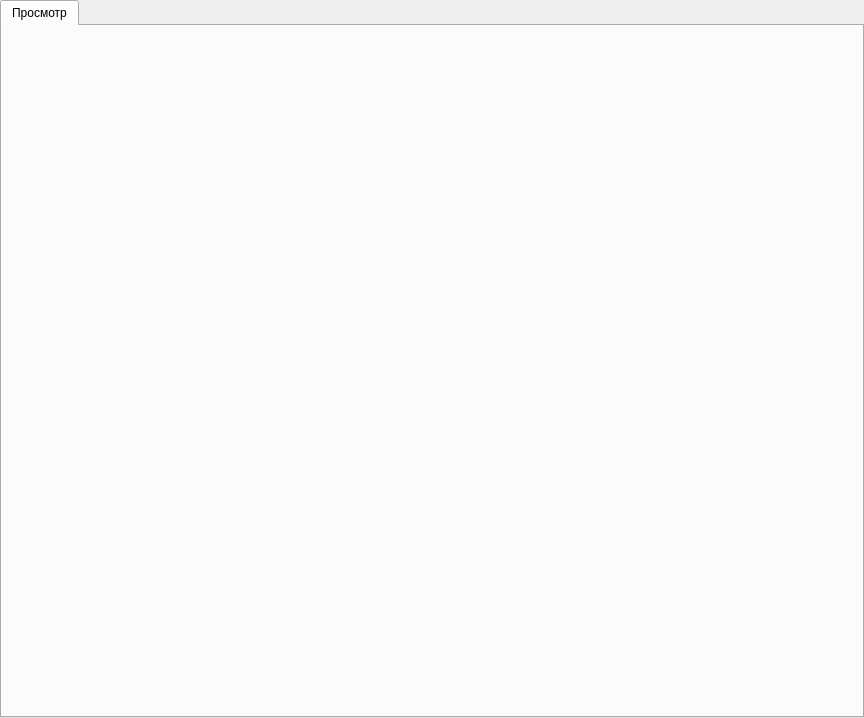
<?xml version="1.0" encoding="UTF-8"?>
<ui version="4.0">
 <class>GView</class>
 <widget class="QMainWindow" name="GView">
  <property name="geometry">
   <rect>
    <x>0</x>
    <y>0</y>
    <width>864</width>
    <height>718</height>
   </rect>
  </property>
  <property name="windowTitle">
   <string>GGraph (редактирование графа)</string>
  </property>
  <widget class="QWidget" name="centralwidget">
   <layout class="QVBoxLayout" name="verticalLayout_2">
    <property name="spacing">
     <number>0</number>
    </property>
    <property name="leftMargin">
     <number>0</number>
    </property>
    <property name="topMargin">
     <number>0</number>
    </property>
    <property name="rightMargin">
     <number>0</number>
    </property>
    <property name="bottomMargin">
     <number>0</number>
    </property>
    <item>
     <widget class="QTabWidget" name="tabWidget">
      <property name="currentIndex">
       <number>0</number>
      </property>
      <widget class="QWidget" name="tab">
       <attribute name="title">
        <string>Просмотр</string>
       </attribute>
       <layout class="QVBoxLayout" name="verticalLayout_3">
        <property name="spacing">
         <number>0</number>
        </property>
        <property name="leftMargin">
         <number>0</number>
        </property>
        <property name="topMargin">
         <number>0</number>
        </property>
        <property name="rightMargin">
         <number>0</number>
        </property>
        <property name="bottomMargin">
         <number>0</number>
        </property>
        <item>
         <layout class="QVBoxLayout" name="viewL">
          <property name="spacing">
           <number>0</number>
          </property>
         </layout>
        </item>
       </layout>
      </widget>
     </widget>
    </item>
   </layout>
  </widget>
 </widget>
 <resources/>
 <connections/>
</ui>
